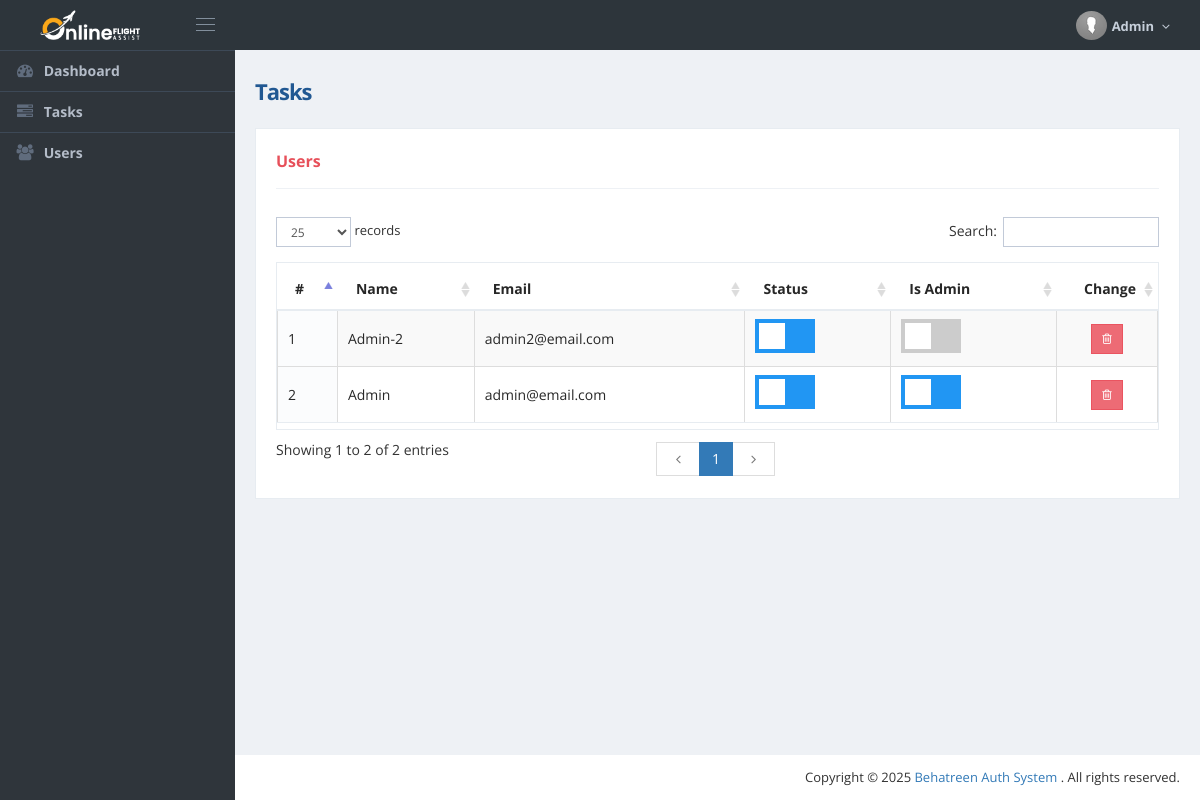
Screenshot of /users (signed in) with the database file from the repository.
### app/models.py (models this page shows)
class User(db.Model, UserMixin):
    id = db.Column(db.Integer, primary_key=True)
    name = db.Column(db.String(100), nullable=False)
    email = db.Column(db.String(100), unique=True, nullable=False)
    password = db.Column(db.String(200), nullable=False)
    is_admin = db.Column(db.SmallInteger, nullable=False, default=0)
    status = db.Column(db.SmallInteger, nullable=False, default=0)
    tasks = db.relationship('Task', backref='user', lazy=True)

### app/routes/users.py (the view)
@users_bp.route('/users')
@login_required
def users():
    users = User.query.order_by(desc('id')).all()
    return render_template('users.html',users=users)

### app/templates/users.html (shortened to what this page needs)
{% extends 'admin/admin_layout.html' %}
{% block content%}
 <div class="page-content-wrapper">
                <div class="page-content">
                    <h1 class="page-title bold">Tasks</h1>
						<div class="row">
							<div class="col-md-12">
                                <div class="portlet light bordered">
                                    <div class="portlet-title">
                                        <div class="caption">
                                            <span class="caption-subject font-red bold">Users</span>
                                        </div>
                                    </div>
                                    <div class="portlet-body">
                                        <table id="example" class="display cell-border" cellspacing="0" width="100%">
                                            <thead>
                                                <tr>
													<th width="30">#</th>
													<th>Name</th>
													<th>Email</th>
													<th>Status</th>
                                                    <th>Is Admin</th>
													<th width="70"><center>Change</center></th>
												</tr>
                                            </thead>
                                            <tbody>
												{% for user in users %}
                                                <tr class="odd gradeX">
													<td>{{loop.index}}</td>
													<td>{{user.name}}</td>
													<td>{{user.email}}</td>
                                                    <td>
                                                        <label class="switch">
                                                        <span class="toggleswitch flat"></span></label>
                                                    </td>
                                                    <td>
                                                        <label class="switch">
                                                        <span class="toggleswitch flat"></span></label>
                                                    </td>
													<td><center>
														<a class="btn btn-sm btn-danger" onclick="return confirm('Do you really want to delete this task !!')" href=""> <i class="fa fa-trash-o"></i> </a>
													</center></td>
                                                </tr>
                                                {% endfor %}
                                            </tbody>
                                        </table>
                                    </div>
                                </div>
                            </div>
						</div>
                </div>
            </div>
{% endblock %}

### app/templates/admin/admin_layout.html (shortened to what this page needs)
<!DOCTYPE html>
<html lang="en">
    <head><meta http-equiv="Content-Type" content="text/html; charset=utf-8">
        <link href="{{ url_for('static', filename='global/plugins/font-awesome/css/font-awesome.min.css') }}" rel="stylesheet" type="text/css" />
        <link href="{{ url_for('static', filename='global/plugins/bootstrap/css/bootstrap.min.css') }}" rel="stylesheet" type="text/css" />
        <link href="{{ url_for('static', filename='global/plugins/bootstrap-switch/css/bootstrap-switch.min.css') }}" rel="stylesheet" type="text/css" />
        <link href="{{ url_for('static', filename='css/toastr.min.css') }}" rel="stylesheet" type="text/css" />
        <link href="{{ url_for('static', filename='global/plugins/datatables/datatables.min.css') }}" rel="stylesheet" type="text/css" />
        <link href="{{ url_for('static', filename='global/plugins/datatables/plugins/bootstrap/datatables.bootstrap.css') }}" rel="stylesheet" type="text/css" />
        <link href="{{ url_for('static', filename='global/plugins/bootstrap-datepicker/css/bootstrap-datepicker3.min.css') }}" rel="stylesheet" type="text/css" />
        <link href="{{ url_for('static', filename='global/plugins/bootstrap-colorpicker/css/colorpicker.css') }}" rel="stylesheet" type="text/css" />
        <link href="{{ url_for('static', filename='global/plugins/jquery-minicolors/jquery.minicolors.css') }}" rel="stylesheet" type="text/css" />
        <link href="{{ url_for('static', filename='global/plugins/bootstrap-multiselect/css/bootstrap-multiselect.css') }}" rel="stylesheet" type="text/css" />
        <link href="{{ url_for('static', filename='global/css/components.min.css') }}" rel="stylesheet" id="style_components" type="text/css" />
        <link href="{{ url_for('static', filename='global/css/plugins.min.css') }}" rel="stylesheet" type="text/css" />
        <link href="{{ url_for('static', filename='layouts/layout/css/layout.min.css') }}" rel="stylesheet" type="text/css" />
        <link href="{{ url_for('static', filename='layouts/layout/css/themes/darkblue.min.css') }}" rel="stylesheet" type="text/css" id="style_color" />
        <link href="{{ url_for('static', filename='layouts/layout/css/custom.css') }}" rel="stylesheet" type="text/css" />
    </head>
    <body class="page-header-fixed page-sidebar-closed-hide-logo page-container-bg-solid page-content-white page-sidebar-fixed">
        <div class="page-wrapper">
            <div class="page-header navbar navbar-fixed-top">
                <div class="page-header-inner">
                    <div class="page-logo">
                        <a href="{{url_for('tasks.dashboard')}}">
                            <center> <img src="{{ url_for('static', filename='img/logo/logo.png') }}" width="100px" height="30px" style="margin-left:20px;" class="logo-default"/></center>
                        </a>
                        <div class="menu-toggler sidebar-toggler">
                            <span></span>
                        </div>
                    </div>
                    <div class="top-menu">
                        <ul class="nav navbar-nav pull-right">
                            <li class="dropdown dropdown-user">
                                <a href="javascript:;" class="dropdown-toggle" data-toggle="dropdown" data-hover="dropdown" data-close-others="true">
                                    <img alt="" class="img-circle" src="{{ url_for('static', filename='layouts/layout/img/avatar.png') }}" width="31px" />
                                    <span class="username username-hide-on-mobile"><b> {{ current_user.name }} </b></span>
                                    <i class="fa fa-angle-down"></i>
                                </a>
                            </li>
                        </ul>
                    </div>
                </div>
            </div>
            <div class="page-container">
            {% include 'admin/sidebar.html' %}
            {% block content %} {% endblock %}
            <div class="page-footer">
                <div class="page-footer-inner" style="float:right; margin-top:5px"> Copyright © {{ current_year }} <a target="_blank" href="#"> Behatreen Auth System </a>. All rights reserved. </div>
            </div>
            </div>
        </div>
    </body>
</html>

### app/static/layouts/layout/css/custom.css (style rules this page uses)
.switch { position: relative; display: inline-block; width: 60px; height: 34px; margin: 0px; }
input:checked + .toggleswitch { background-color: #2196F3; }
.flat { border-radius: 3px; }
.toggleswitch { position: absolute; cursor: pointer; top: 0; left: 0; right: 0; bottom: 0; background-color: #ccc; -webkit-transition: .4s; transition: .4s; }
.toggleswitch:before { position: absolute; content: ""; height: 26px; width: 26px; left: 4px; bottom: 4px; background-color: white; -webkit-transition: .4s; transition: .4s; }

### rows the page displays
User: name "Admin", email "admin@email.com"
User: name "Admin-2", email "admin2@email.com"
